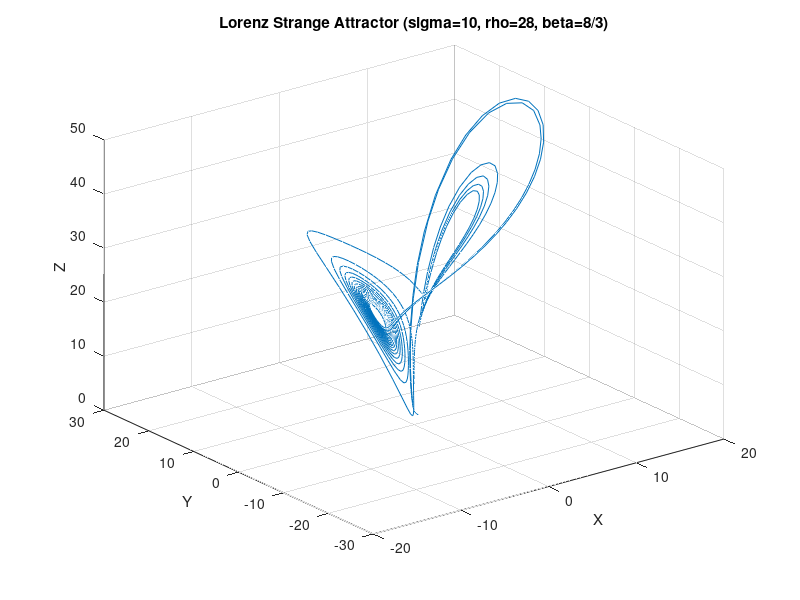

Write the MATLAB code that produced this figure.
% Chaotic Lorenz Strange Attractor
sigma = 10;
rho = 28;
beta = 8/3;
f = @(t, y) [sigma * (y(2) - y(1)); y(1) * (rho - y(3)) - y(2); y(1) * y(2) - beta * y(3)];
[t, y] = ode45(f, [0, 25], [1; 1; 1]);

figure(1);
plot3(y(:, 1), y(:, 2), y(:, 3));
title('Lorenz Strange Attractor (sigma=10, rho=28, beta=8/3)');
xlabel('X');
ylabel('Y');
zlabel('Z');
grid on;
